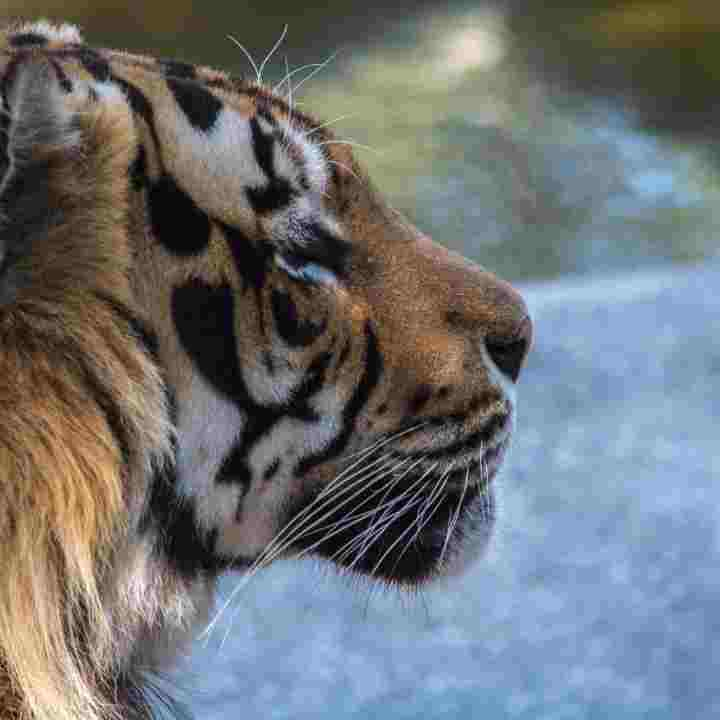
#> input picture image.jpg, 720 x 720 px, found by its file name
$ jupyter execute Ch_17.ipynb
#> lines starting #> are read from the running program, lines starting #| are printed output that depends on the picture
# Joining the Two images

[cell 1]
#Import the libraries:
import cv2 as cv
import numpy as np

img = cv.imread("resources/image.jpg")
#> img is the input picture: shape (720, 720, 3); mean B, G, R 118.1, 114.9, 111

#Stacking the same image in Horizantal form:
h_stck = np.hstack((img, img))
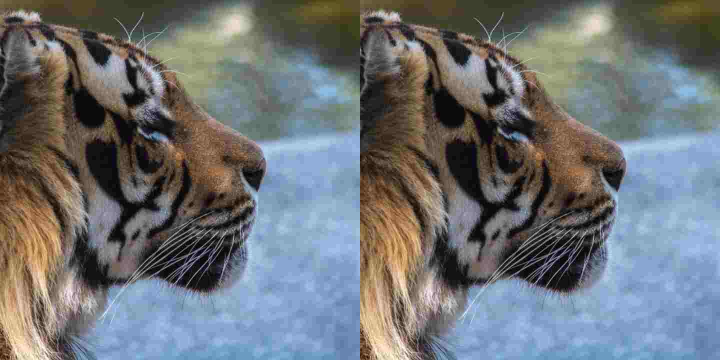
#> h_stck: shape (720, 1440, 3) (shown at 1/2 size); mean B, G, R 118.1, 114.9, 111
#Stacking the same image in Vertical form:
v_stck = np.vstack((img, img))
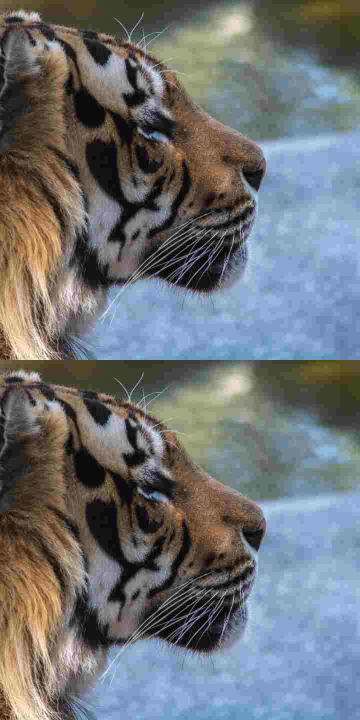
#> v_stck: shape (1440, 720, 3) (shown at 1/2 size); mean B, G, R 118.1, 114.9, 111


#Show the image:
#cv.imshow("Horizontal Stacking", h_stck)
cv.imshow("Vertical Stacking", v_stck)
cv.waitKey(0)
cv.destroyAllWindows()

$ run again, with anas.jpg copied over image.jpg
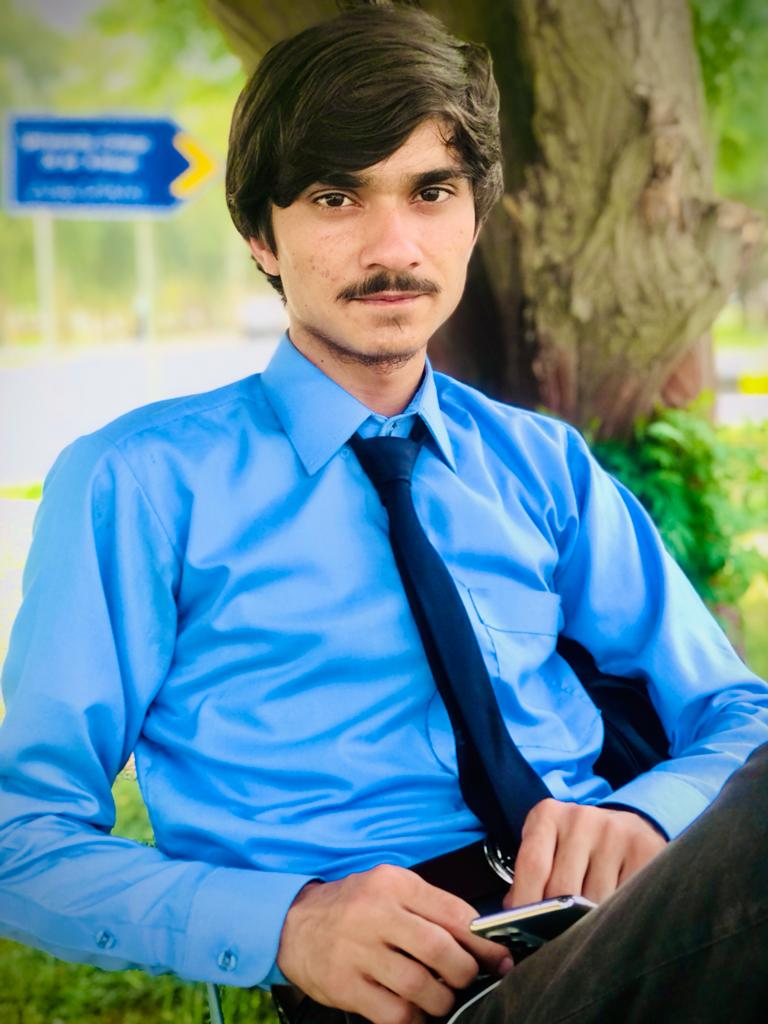
#> input picture anas.jpg, 768 x 1024 px, found by its file name
#> img is the input picture: shape (1024, 768, 3); mean B, G, R 145.1, 135.8, 102.2
#> `h_stck = np.hstack((img, img))`:
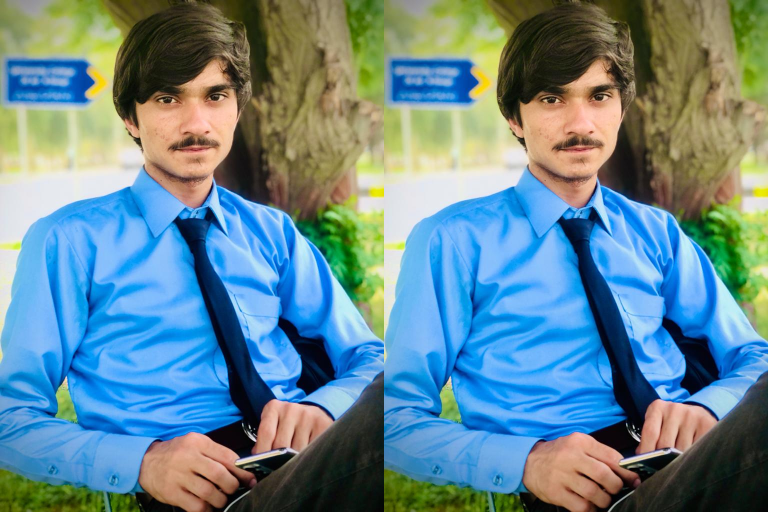
#> h_stck: shape (1024, 1536, 3) (shown at 1/2 size); mean B, G, R 145.1, 135.8, 102.2
#> `v_stck = np.vstack((img, img))`:
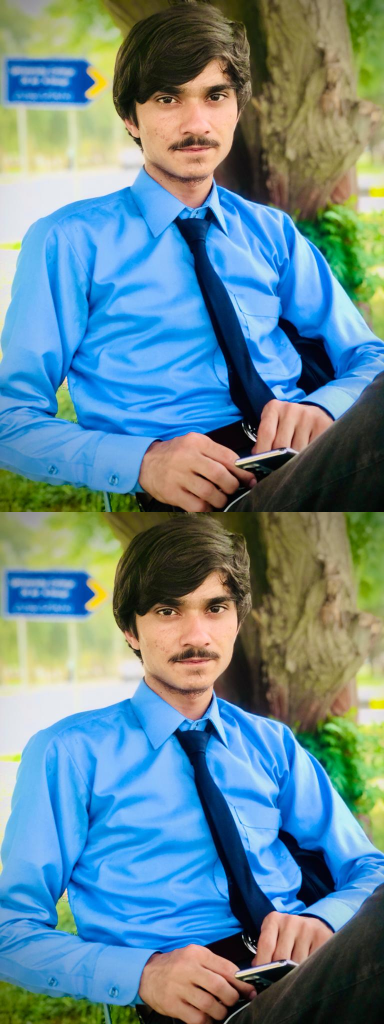
#> v_stck: shape (2048, 768, 3) (shown at 1/2 size); mean B, G, R 145.1, 135.8, 102.2

$ run again, with pic.jpg copied over image.jpg
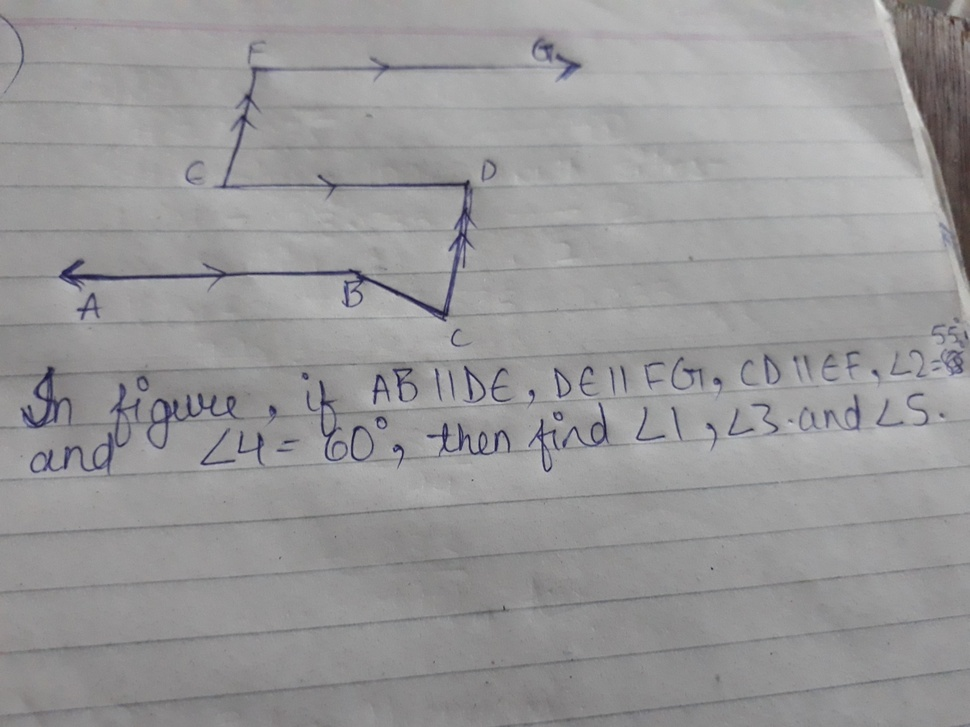
#> input picture pic.jpg, 970 x 727 px, shrunk from 2064 x 1548 before the run, found by its file name
#> img is the input picture: shape (727, 970, 3); mean B, G, R 152.7, 151.6, 152.4
#> `h_stck = np.hstack((img, img))`:
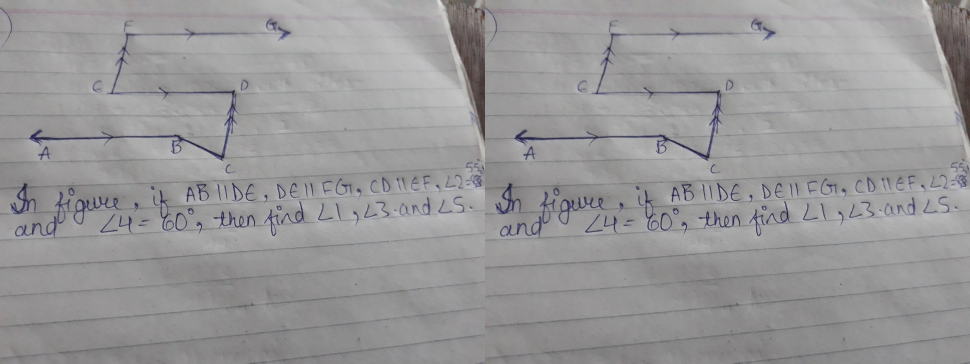
#> h_stck: shape (727, 1940, 3) (shown at 1/2 size); mean B, G, R 152.7, 151.6, 152.4
#> `v_stck = np.vstack((img, img))`:
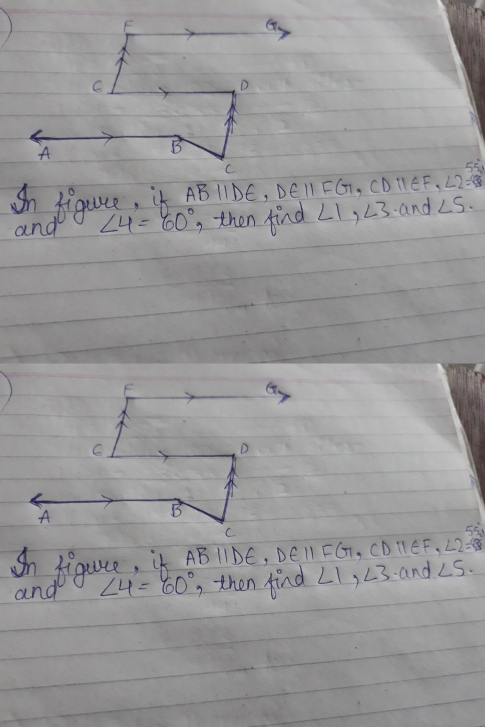
#> v_stck: shape (1454, 970, 3) (shown at 1/2 size); mean B, G, R 152.7, 151.6, 152.4
